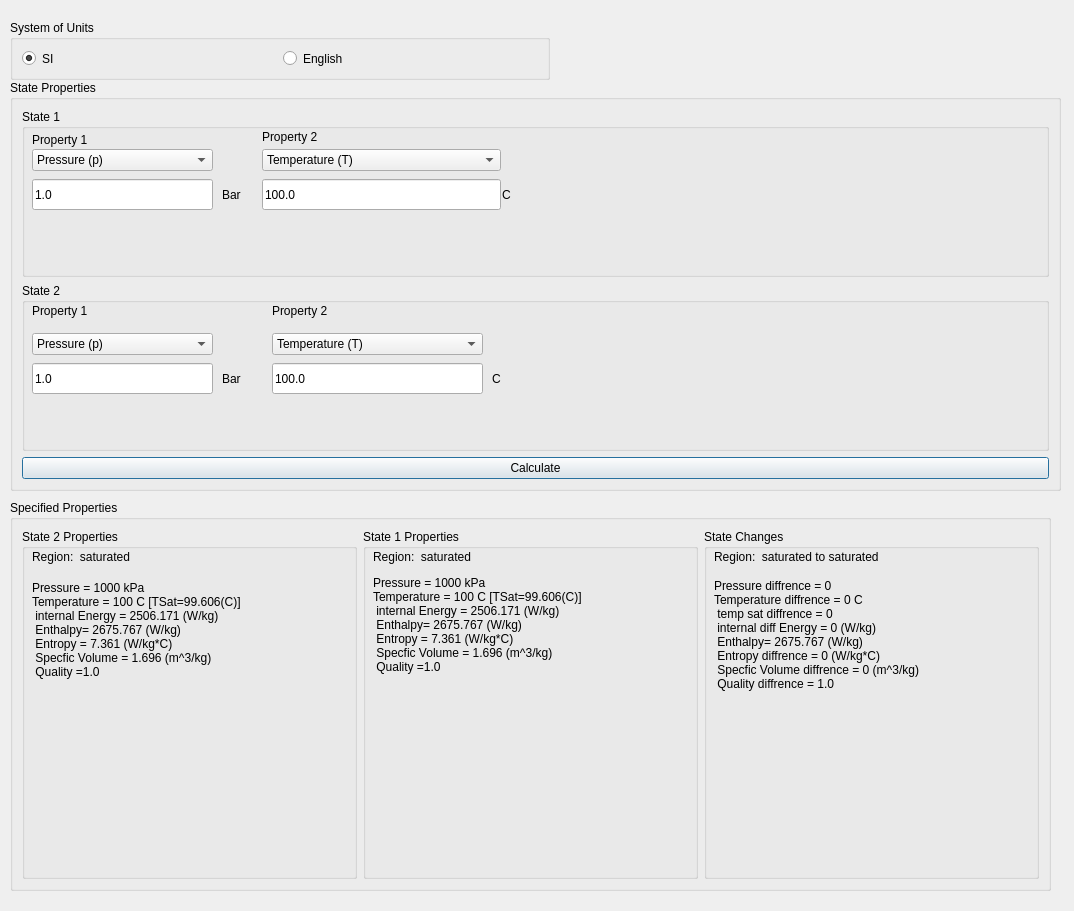
<?xml version="1.0" encoding="UTF-8"?>
<ui version="4.0">
 <class>Dialog</class>
 <widget class="QDialog" name="Dialog">
  <property name="geometry">
   <rect>
    <x>0</x>
    <y>0</y>
    <width>1074</width>
    <height>911</height>
   </rect>
  </property>
  <property name="windowTitle">
   <string>Dialog</string>
  </property>
  <widget class="QGroupBox" name="_grp_Units">
   <property name="geometry">
    <rect>
     <x>10</x>
     <y>20</y>
     <width>540</width>
     <height>60</height>
    </rect>
   </property>
   <property name="minimumSize">
    <size>
     <width>506</width>
     <height>0</height>
    </size>
   </property>
   <property name="title">
    <string>System of Units</string>
   </property>
   <layout class="QHBoxLayout" name="horizontalLayout_2">
    <item>
     <widget class="QRadioButton" name="_rdo_SI">
      <property name="text">
       <string>SI</string>
      </property>
      <property name="checked">
       <bool>true</bool>
      </property>
     </widget>
    </item>
    <item>
     <widget class="QRadioButton" name="_rdo_English">
      <property name="text">
       <string>English</string>
      </property>
     </widget>
    </item>
   </layout>
  </widget>
  <widget class="QGroupBox" name="_grp_StateProperties">
   <property name="geometry">
    <rect>
     <x>10</x>
     <y>80</y>
     <width>1051</width>
     <height>411</height>
    </rect>
   </property>
   <property name="title">
    <string>State Properties</string>
   </property>
   <layout class="QVBoxLayout" name="verticalLayout_2">
    <item>
     <widget class="QGroupBox" name="groupBox">
      <property name="title">
       <string>State 1</string>
      </property>
      <widget class="QLabel" name="_lbl_Property1">
       <property name="geometry">
        <rect>
         <x>10</x>
         <y>20</y>
         <width>59</width>
         <height>22</height>
        </rect>
       </property>
       <property name="text">
        <string>Property 1</string>
       </property>
      </widget>
      <widget class="QComboBox" name="_cmb_Property1_2">
       <property name="geometry">
        <rect>
         <x>10</x>
         <y>40</y>
         <width>181</width>
         <height>22</height>
        </rect>
       </property>
       <property name="currentText">
        <string>Pressure (p)</string>
       </property>
       <item>
        <property name="text">
         <string>Pressure (p)</string>
        </property>
       </item>
       <item>
        <property name="text">
         <string>Temperature (T)</string>
        </property>
       </item>
       <item>
        <property name="text">
         <string>Quality (x)</string>
        </property>
       </item>
       <item>
        <property name="text">
         <string>Specific Internal Energy (u)</string>
        </property>
       </item>
       <item>
        <property name="text">
         <string>Specific Enthalpy (h)</string>
        </property>
       </item>
       <item>
        <property name="text">
         <string>Specific Volume (v)</string>
        </property>
       </item>
       <item>
        <property name="text">
         <string>Specific Entropy (s)</string>
        </property>
       </item>
      </widget>
      <widget class="QLineEdit" name="_le_Property1">
       <property name="geometry">
        <rect>
         <x>10</x>
         <y>70</y>
         <width>181</width>
         <height>31</height>
        </rect>
       </property>
       <property name="text">
        <string>1.0</string>
       </property>
      </widget>
      <widget class="QLabel" name="_lbl_Property1_Units">
       <property name="geometry">
        <rect>
         <x>200</x>
         <y>70</y>
         <width>31</width>
         <height>31</height>
        </rect>
       </property>
       <property name="text">
        <string>Bar</string>
       </property>
      </widget>
      <widget class="QLabel" name="_lbl_Property2">
       <property name="geometry">
        <rect>
         <x>240</x>
         <y>20</y>
         <width>71</width>
         <height>16</height>
        </rect>
       </property>
       <property name="text">
        <string>Property 2</string>
       </property>
      </widget>
      <widget class="QComboBox" name="_cmb_Property2">
       <property name="geometry">
        <rect>
         <x>240</x>
         <y>40</y>
         <width>239</width>
         <height>22</height>
        </rect>
       </property>
       <property name="currentIndex">
        <number>1</number>
       </property>
       <item>
        <property name="text">
         <string>Pressure (p)</string>
        </property>
       </item>
       <item>
        <property name="text">
         <string>Temperature (T)</string>
        </property>
       </item>
       <item>
        <property name="text">
         <string>Quality (x)</string>
        </property>
       </item>
       <item>
        <property name="text">
         <string>Specific Internal Energy (u)</string>
        </property>
       </item>
       <item>
        <property name="text">
         <string>Specific Enthalpy (h)</string>
        </property>
       </item>
       <item>
        <property name="text">
         <string>Specific Volume (v)</string>
        </property>
       </item>
       <item>
        <property name="text">
         <string>Specific Entropy (s)</string>
        </property>
       </item>
      </widget>
      <widget class="QLineEdit" name="_le_Property2">
       <property name="geometry">
        <rect>
         <x>240</x>
         <y>70</y>
         <width>239</width>
         <height>31</height>
        </rect>
       </property>
       <property name="text">
        <string>100.0</string>
       </property>
      </widget>
      <widget class="QLabel" name="_lbl_Property2_Units">
       <property name="geometry">
        <rect>
         <x>480</x>
         <y>70</y>
         <width>31</width>
         <height>31</height>
        </rect>
       </property>
       <property name="text">
        <string>C</string>
       </property>
      </widget>
     </widget>
    </item>
    <item>
     <widget class="QGroupBox" name="groupBox_2">
      <property name="title">
       <string>State 2</string>
      </property>
      <widget class="QLabel" name="label">
       <property name="geometry">
        <rect>
         <x>10</x>
         <y>20</y>
         <width>101</width>
         <height>16</height>
        </rect>
       </property>
       <property name="text">
        <string>Property 1</string>
       </property>
      </widget>
      <widget class="QLabel" name="label_2">
       <property name="geometry">
        <rect>
         <x>250</x>
         <y>20</y>
         <width>71</width>
         <height>16</height>
        </rect>
       </property>
       <property name="text">
        <string>Property 2</string>
       </property>
      </widget>
      <widget class="QComboBox" name="_cmb_Property1_3">
       <property name="geometry">
        <rect>
         <x>10</x>
         <y>50</y>
         <width>181</width>
         <height>22</height>
        </rect>
       </property>
       <property name="currentText">
        <string>Pressure (p)</string>
       </property>
       <item>
        <property name="text">
         <string>Pressure (p)</string>
        </property>
       </item>
       <item>
        <property name="text">
         <string>Temperature (T)</string>
        </property>
       </item>
       <item>
        <property name="text">
         <string>Quality (x)</string>
        </property>
       </item>
       <item>
        <property name="text">
         <string>Specific Internal Energy (u)</string>
        </property>
       </item>
       <item>
        <property name="text">
         <string>Specific Enthalpy (h)</string>
        </property>
       </item>
       <item>
        <property name="text">
         <string>Specific Volume (v)</string>
        </property>
       </item>
       <item>
        <property name="text">
         <string>Specific Entropy (s)</string>
        </property>
       </item>
      </widget>
      <widget class="QComboBox" name="_cmb_Property2_3">
       <property name="geometry">
        <rect>
         <x>250</x>
         <y>50</y>
         <width>211</width>
         <height>22</height>
        </rect>
       </property>
       <property name="currentIndex">
        <number>1</number>
       </property>
       <item>
        <property name="text">
         <string>Pressure (p)</string>
        </property>
       </item>
       <item>
        <property name="text">
         <string>Temperature (T)</string>
        </property>
       </item>
       <item>
        <property name="text">
         <string>Quality (x)</string>
        </property>
       </item>
       <item>
        <property name="text">
         <string>Specific Internal Energy (u)</string>
        </property>
       </item>
       <item>
        <property name="text">
         <string>Specific Enthalpy (h)</string>
        </property>
       </item>
       <item>
        <property name="text">
         <string>Specific Volume (v)</string>
        </property>
       </item>
       <item>
        <property name="text">
         <string>Specific Entropy (s)</string>
        </property>
       </item>
      </widget>
      <widget class="QLineEdit" name="_le_Property1_2">
       <property name="geometry">
        <rect>
         <x>10</x>
         <y>80</y>
         <width>181</width>
         <height>31</height>
        </rect>
       </property>
       <property name="text">
        <string>1.0</string>
       </property>
      </widget>
      <widget class="QLabel" name="_lbl_Property1_Units_2">
       <property name="geometry">
        <rect>
         <x>200</x>
         <y>80</y>
         <width>31</width>
         <height>31</height>
        </rect>
       </property>
       <property name="text">
        <string>Bar</string>
       </property>
      </widget>
      <widget class="QLineEdit" name="_le_Property2_2">
       <property name="geometry">
        <rect>
         <x>250</x>
         <y>80</y>
         <width>211</width>
         <height>31</height>
        </rect>
       </property>
       <property name="text">
        <string>100.0</string>
       </property>
      </widget>
      <widget class="QLabel" name="_lbl_Property2_Units_2">
       <property name="geometry">
        <rect>
         <x>470</x>
         <y>80</y>
         <width>31</width>
         <height>31</height>
        </rect>
       </property>
       <property name="text">
        <string>C</string>
       </property>
      </widget>
     </widget>
    </item>
    <item>
     <widget class="QPushButton" name="_pb_Calculate">
      <property name="text">
       <string>Calculate</string>
      </property>
     </widget>
    </item>
   </layout>
  </widget>
  <widget class="QGroupBox" name="_grp_StateProperties_2">
   <property name="geometry">
    <rect>
     <x>10</x>
     <y>500</y>
     <width>1041</width>
     <height>391</height>
    </rect>
   </property>
   <property name="title">
    <string>Specified Properties</string>
   </property>
   <layout class="QHBoxLayout" name="horizontalLayout">
    <item>
     <widget class="QGroupBox" name="groupBox_3">
      <property name="title">
       <string>State 2 Properties</string>
      </property>
      <widget class="QLabel" name="_lbl_StateProperties_2">
       <property name="geometry">
        <rect>
         <x>10</x>
         <y>40</y>
         <width>482</width>
         <height>121</height>
        </rect>
       </property>
       <property name="text">
        <string>Pressure = 1000 kPa
Temperature = 100 C [TSat=99.606(C)] 
 internal Energy = 2506.171 (W/kg) 
 Enthalpy= 2675.767 (W/kg) 
 Entropy = 7.361 (W/kg*C) 
 Specfic Volume = 1.696 (m^3/kg) 
 Quality =1.0</string>
       </property>
      </widget>
      <widget class="QLabel" name="_lbl_State_2">
       <property name="geometry">
        <rect>
         <x>10</x>
         <y>20</y>
         <width>482</width>
         <height>16</height>
        </rect>
       </property>
       <property name="text">
        <string>Region:  saturated</string>
       </property>
      </widget>
     </widget>
    </item>
    <item>
     <widget class="QGroupBox" name="groupBox_4">
      <property name="title">
       <string>State 1 Properties</string>
      </property>
      <widget class="QLabel" name="_lbl_State">
       <property name="geometry">
        <rect>
         <x>10</x>
         <y>20</y>
         <width>482</width>
         <height>16</height>
        </rect>
       </property>
       <property name="text">
        <string>Region:  saturated</string>
       </property>
      </widget>
      <widget class="QLabel" name="_lbl_StateProperties">
       <property name="geometry">
        <rect>
         <x>10</x>
         <y>40</y>
         <width>482</width>
         <height>111</height>
        </rect>
       </property>
       <property name="text">
        <string>Pressure = 1000 kPa
Temperature = 100 C [TSat=99.606(C)] 
 internal Energy = 2506.171 (W/kg) 
 Enthalpy= 2675.767 (W/kg) 
 Entropy = 7.361 (W/kg*C) 
 Specfic Volume = 1.696 (m^3/kg) 
 Quality =1.0</string>
       </property>
      </widget>
     </widget>
    </item>
    <item>
     <widget class="QGroupBox" name="groupBox_5">
      <property name="title">
       <string>State Changes</string>
      </property>
      <widget class="QLabel" name="_lbl_State_3">
       <property name="geometry">
        <rect>
         <x>10</x>
         <y>20</y>
         <width>482</width>
         <height>16</height>
        </rect>
       </property>
       <property name="text">
        <string>Region:  saturated to saturated</string>
       </property>
      </widget>
      <widget class="QLabel" name="_lbl_StateProperties_3">
       <property name="geometry">
        <rect>
         <x>10</x>
         <y>40</y>
         <width>482</width>
         <height>131</height>
        </rect>
       </property>
       <property name="text">
        <string>Pressure diffrence = 0 
Temperature diffrence = 0 C 
 temp sat diffrence = 0 
 internal diff Energy = 0 (W/kg) 
 Enthalpy= 2675.767 (W/kg) 
 Entropy diffrence = 0 (W/kg*C) 
 Specfic Volume diffrence = 0 (m^3/kg) 
 Quality diffrence = 1.0</string>
       </property>
      </widget>
     </widget>
    </item>
   </layout>
  </widget>
 </widget>
 <resources/>
 <connections/>
</ui>
